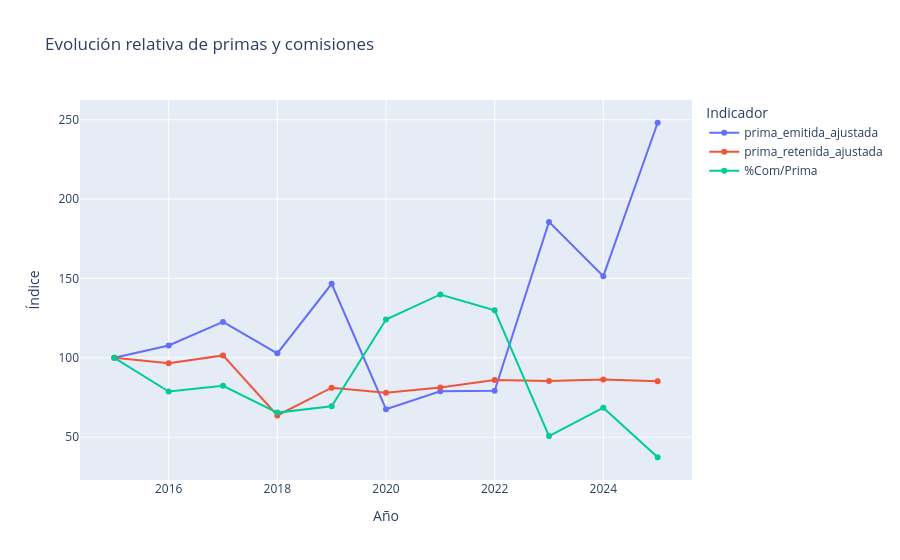

Notebook cell for this chart:
### Markdown cell above
- ¿Cómo ha evulucionado el mercado de seguros de embarcaciones?
- ¿cómo se distribuyen las primas? 
- ¿qué proporción de ellas se retiene o destina a comisiones?

### Code cell
# --------------------------------------------------
# 2.1.1 ANÁLISIS DE LA PRIMA EMITIDA
# --------------------------------------------------

# 1. Agrupar los montos ajustados por año
columnas_monetarias = [
    "prima_emitida_ajustada",
    "prima_retenida_ajustada",
    "comision_directa_ajustada"
]

emision_anual = (
    emision_ajustada
    .groupby("año")[columnas_monetarias]
    .sum()
    .sort_index()
)

# 2. Calcular los indicadores anuales

# Tasas de crecimiento de las primas (%)
columnas_primas = [
    "prima_emitida_ajustada",
    "prima_retenida_ajustada"
]

emision_anual[["crecimiento_emitida", "crecimiento_retenida"]] = (
    emision_anual[columnas_primas].pct_change() * 100
)

# Proporción de comisiones respecto a la prima emitida (%)
emision_anual["%Com/Prima"] = (
    emision_anual["comision_directa_ajustada"]
    / emision_anual["prima_emitida_ajustada"] * 100
)

# 3. Normalizar las variables (año base 2015 = 100)
columnas_comparacion = columnas_primas + ["%Com/Prima"]

comparacion = emision_anual[columnas_comparacion].copy()

# Todas las series comienzan en 100 para comparar su evolución
comparacion = (
    comparacion
    .div(comparacion.loc[2015])
    .mul(100)
    .reset_index()
)

# 4. Visualizar la evolución relativa
fig = px.line(
    comparacion,
    x="año",
    y=columnas_comparacion,
    markers=True,
    title="Evolución relativa de primas y comisiones ",
    labels={
        "año": "Año",
        "value": "Índice ",
        "variable": "Indicador"
    }
)

fig.update_layout(
    hovermode="x unified",
    legend_title_text="Indicador"
)

fig.show()

### Figure 1 — Plotly figure (JSON) as saved in the notebook; plotly's stock layout.template omitted (floating-point values rounded to 4 significant figures)
{"data": [{"hovertemplate": "Indicador=prima_emitida_ajustada<br>Año=%{x}<br>Índice =%{y}<extra></extra>", "legendgroup": "prima_emitida_ajustada", "line": {"color": "#636efa", "dash": "solid"}, "marker": {"symbol": "circle"}, "mode": "lines+markers", "name": "prima_emitida_ajustada", "orientation": "v", "showlegend": true, "type": "scatter", "x": [2015, 2016, 2017, 2018, 2019, 2020, 2021, 2022, 2023, 2024, 2025], "xaxis": "x", "y": [100.0, 107.8, 122.6, 102.8, 146.6, 67.67, 78.99, 79.23, 185.6, 151.4, 248.1], "yaxis": "y"}, {"hovertemplate": "Indicador=prima_retenida_ajustada<br>Año=%{x}<br>Índice =%{y}<extra></extra>", "legendgroup": "prima_retenida_ajustada", "line": {"color": "#EF553B", "dash": "solid"}, "marker": {"symbol": "circle"}, "mode": "lines+markers", "name": "prima_retenida_ajustada", "orientation": "v", "showlegend": true, "type": "scatter", "x": [2015, 2016, 2017, 2018, 2019, 2020, 2021, 2022, 2023, 2024, 2025], "xaxis": "x", "y": [100.0, 96.66, 101.5, 63.7, 81.19, 78.05, 81.36, 86.06, 85.47, 86.33, 85.26], "yaxis": "y"}, {"hovertemplate": "Indicador=%Com/Prima<br>Año=%{x}<br>Índice =%{y}<extra></extra>", "legendgroup": "%Com/Prima", "line": {"color": "#00cc96", "dash": "solid"}, "marker": {"symbol": "circle"}, "mode": "lines+markers", "name": "%Com/Prima", "orientation": "v", "showlegend": true, "type": "scatter", "x": [2015, 2016, 2017, 2018, 2019, 2020, 2021, 2022, 2023, 2024, 2025], "xaxis": "x", "y": [100.0, 78.8, 82.38, 65.5, 69.52, 124.1, 139.9, 129.9, 50.72, 68.63, 37.37], "yaxis": "y"}], "layout": {"hovermode": "x unified", "legend": {"title": {"text": "Indicador"}, "tracegroupgap": 0}, "title": {"text": "Evolución relativa de primas y comisiones "}, "xaxis": {"anchor": "y", "domain": [0, 1], "title": {"text": "Año"}}, "yaxis": {"anchor": "x", "domain": [0, 1], "title": {"text": "Índice "}}}}
